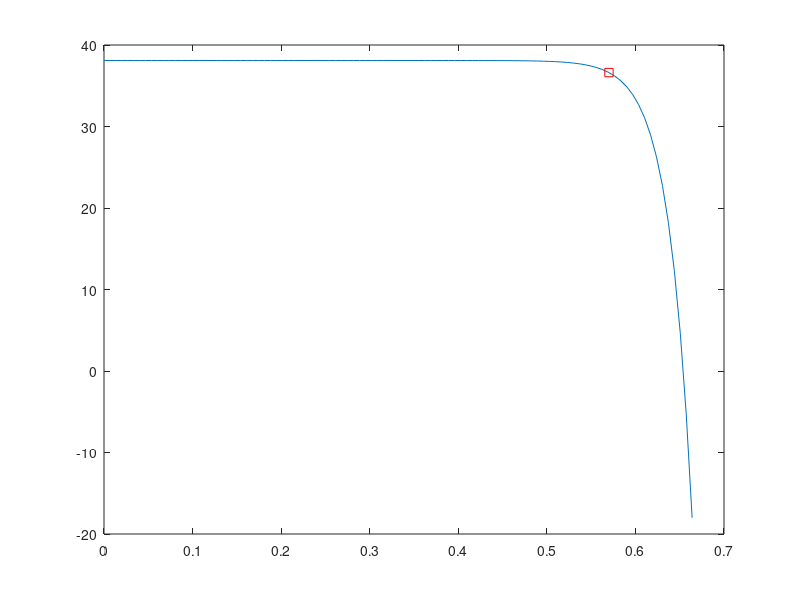

The MATLAB script that drew this image: (Note: this script raises an error after producing the figure.)
% Simulation of an ideal pv, with no parasitic resistances

% Parameters (poly-Si from Green et al., 2001)
J_sc = 38.1;    % Short circuit current density (=38.1 for poly-Si)(mA/cm2)
V_oc = 0.654;   % Open circuit voltage (=0.654 for poly_Si)(V)
T = 300;        % Temperature (K)
n = 100;        % Number of voltages to calculate for

% Constants
q = 1.602e-19;  % Charge of an electron (C)
k_B = 1.38e-23; % Boltzmann constant (J/K)

% Variables
V = linspace(0, V_oc + 0.01, n);
J = zeros(1, n);
P = zeros(1, n);



%% Current Density Calculations
J_0 = J_sc * (exp((V_oc * q)/(k_B * T)) - 1)^-1;
J = J_sc - J_0*(exp((q * V)/(k_B * T)) - 1);



%% Maximum Power Point Calculation
P = J .* V;
[MPP, index] = max(P);
Vmpp = V(index);
Jmpp = J(index);

% Fill Factor calculation
FF = (Jmpp * Vmpp)/(J_sc * V_oc);



%% Plot
% J-V Plot
figure;
plot(V, J);
hold on;

% Add the maximum power point
plot(Vmpp, Jmpp, 'rs');
% text(Vmpp, Jmpp, 'MPP');
ax = gca;
plot([Vmpp, Vmpp], [ax.YLim(1), Jmpp], 'r-');
plot([ax.XLim(1), Vmpp], [Jmpp, Jmpp], 'r-');

hold off;

xlabel('Bias Voltage (V)');
ylabel('Current Density (mA/cm2)');
title('Plot of Current Density vs Bias Voltage for an ideal PV');

% P-V Plot
figure;
plot(V, P);

xlabel('Bias Voltage (V)');
ylabel('Power Density (mW/cm2)');
title('Plot of Power Density vs Bias Voltage for an ideal PV');
